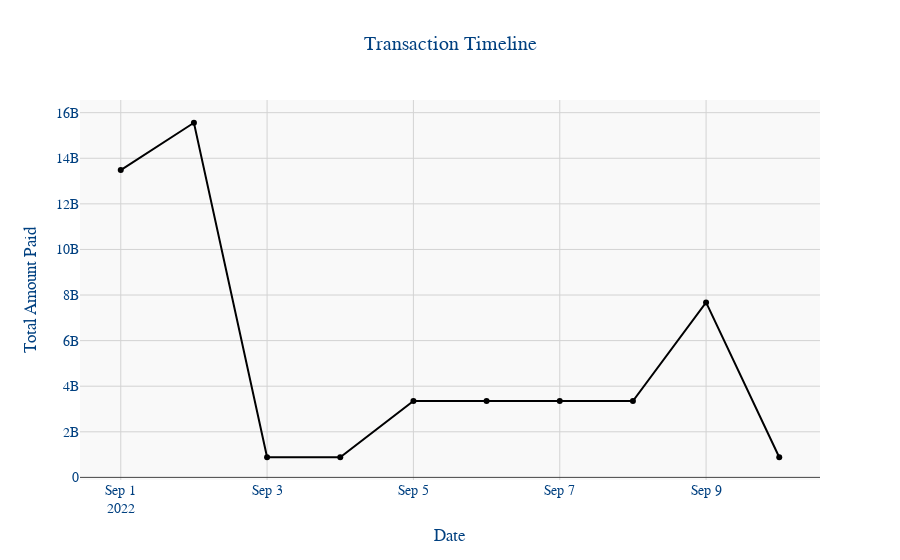

The notebook cell this image was saved under:
### Markdown cell above
### Visualization
---

### Code cell
transactions_timeline_df = transactions_df.copy()
transactions_timeline_df["date"] = pd.to_datetime(transactions_timeline_df["timestamp"]).dt.date
daily_transactions = transactions_timeline_df.groupby('date', as_index=False)['amount_paid'].sum()
fig = px.line(
    daily_transactions,
    x="date",
    y="amount_paid",
    title='Transaction Timeline',
    labels={"date": "Date", "amount_paid": "Total Amount Paid"},
    markers=True
)
fig.update_layout(
    title_x=0.5,
    plot_bgcolor='#F9F9F9',
    paper_bgcolor="rgba(0,0,0,0)",
    font=dict(family="Arial, sans-serif", size=14, color="#004080"),
    xaxis=dict(showgrid=True, gridcolor="lightgrey"),
    yaxis=dict(showgrid=True, gridcolor="lightgrey"),
    hovermode="x unified"
)
fig.show()

### Figure 1 — Plotly figure (JSON) as saved in the notebook; plotly's stock layout.template omitted (floating-point values rounded to 4 significant figures)
{"data": [{"hovertemplate": "Date=%{x}<br>Total Amount Paid=%{y}<extra></extra>", "legendgroup": "", "line": {"color": "#000001", "dash": "solid"}, "marker": {"symbol": "circle"}, "mode": "lines+markers", "name": "", "orientation": "v", "showlegend": false, "type": "scatter", "x": ["2022-09-01", "2022-09-02", "2022-09-03", "2022-09-04", "2022-09-05", "2022-09-06", "2022-09-07", "2022-09-08", "2022-09-09", "2022-09-10"], "xaxis": "x", "y": [13480000000.0, 15560000000.0, 883500000.0, 883500000.0, 3349000000.0, 3349000000.0, 3349000000.0, 3349000000.0, 7676000000.0, 883500000.0], "yaxis": "y"}], "layout": {"font": {"color": "#004080", "family": "Arial, sans-serif", "size": 14}, "hovermode": "x unified", "legend": {"tracegroupgap": 0}, "paper_bgcolor": "rgba(0,0,0,0)", "plot_bgcolor": "#F9F9F9", "title": {"text": "Transaction Timeline", "x": 0.5}, "xaxis": {"anchor": "y", "domain": [0, 1], "gridcolor": "lightgrey", "showgrid": true, "title": {"text": "Date"}}, "yaxis": {"anchor": "x", "domain": [0, 1], "gridcolor": "lightgrey", "showgrid": true, "title": {"text": "Total Amount Paid"}}}}
